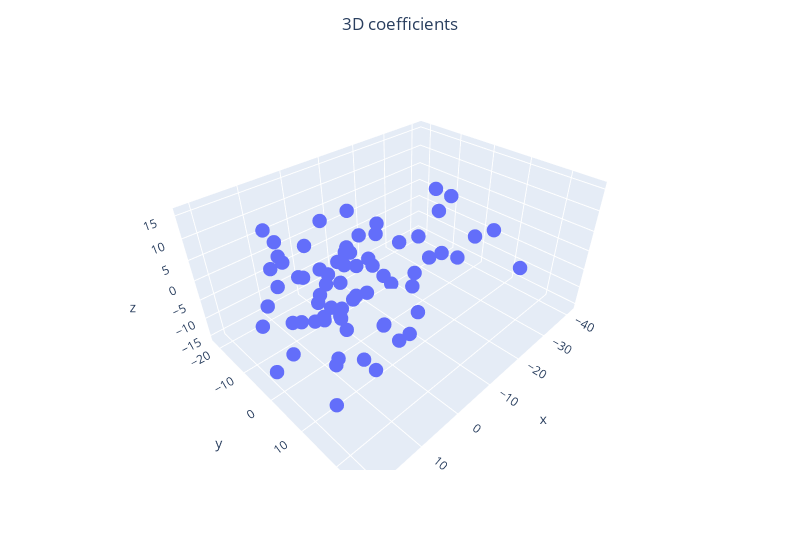

Notebook cell for this chart:
### Code cell
import plotly.express as px

fig = px.scatter_3d(x=X_flattened[:, 0], y=X_flattened[:, 1], z=X_flattened[:, 2], width=800, height=550)

fig.update_layout(title_text='3D coefficients', title_x=0.5)

fig.update_traces(marker=dict(size=5>
                             ),
                 selector=dict(mode='markers'))
fig.show()
